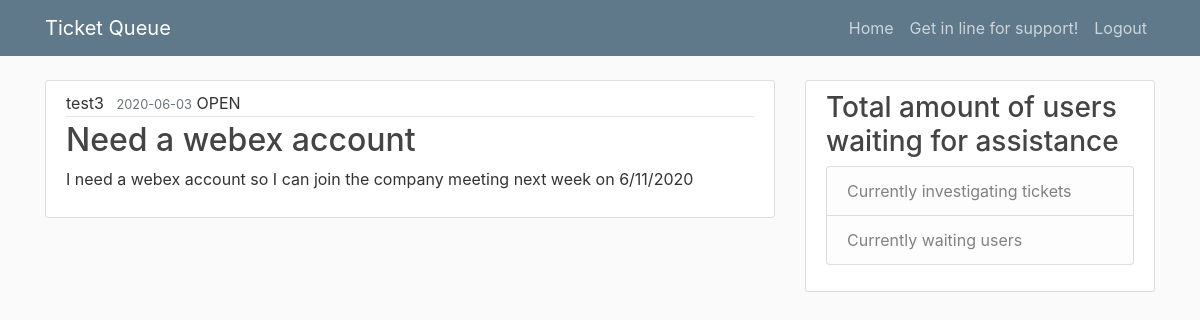
The app's page /user_search_ticket/2 (signed in) with its own data.
### helpdeskqueue/models.py (models this page shows, shortened)
class User(db.Model, UserMixin):
    id = db.Column(db.Integer, primary_key = True)
    username = db.Column(db.String(20), unique = True, nullable = False)
    user_type = db.Column(db.String(20), unique = True, nullable = False)
    email = db.Column(db.String(120), unique = True, nullable = False)
    password = db.Column(db.String(60), nullable = False)
    posts = db.relationship('Post', backref = 'author', lazy = True)

class Post(db.Model):
    id = db.Column(db.Integer, primary_key = True)
    title = db.Column(db.String(100), nullable = False)
    date_posted = db.Column(db.DateTime, nullable = False, default = datetime.utcnow)
    content = db.Column(db.Text, nullable = False)
    category = db.Column(db.Text, nullable = False)
    status = db.Column(db.Text, nullable = False)
    user_id = db.Column(db.Integer, db.ForeignKey('user.id'), nullable = False)
    notes = db.Column(db.String, nullable = True)
    assisted_by = db.Column(db.String, nullable = True)
    def __repr__(self):
        return f"Post('{self.title}','{self.date_posted}, {self.status}')"

### helpdeskqueue/routes.py (the view)
@app.route("/user_search_ticket/<int:post_id>", methods = ['GET', 'POST'])
@login_required
def user_search_ticket(post_id):
    print("##########################################", post_id)
    form = QueueForm()
    post = Post.query.get(post_id)
    print("##############################################################",post)
    return render_template('user_search_ticket.html', post = post, admin = admin, status = status, form = form)

### helpdeskqueue/models.py (called while the page is built)
@login_manager.user_loader
def load_user(user_id):
    return User.query.get(int(user_id))

### helpdeskqueue/templates/user_search_ticket.html
{% extends 'layout.html' %}
{% block content %}
    <article class="media content-section">
        <div class="media-body">
          <div class="article-metadata">
            <a class="mr-2" >{{ post.author.username }}</a>
            <small class="text-muted">{{ post.date_posted.strftime('%Y-%m-%d') }}</small>
            <a class = "uppercase">{{ post.status }}</a>
          </div>
          <h2 class = "article-title">{{ post.title }}</h2>
          <p class= "article-content">{{ post.content }}</p>
        </div>
      </article>
{% endblock content %}

### helpdeskqueue/static/main.css (style rules this page uses)
body { background: #fafafa; color: #333333; margin-top: 5rem; }
h1, h2, h3, h4, h5, h6 { color: #444444; }
.content-section { background: #ffffff; padding: 10px 20px; border: 1px solid #dddddd; border-radius: 3px; margin-bottom: 20px; }
.article-title { color: #444444; }
.article-content { white-space: pre-line; }
.article-metadata { padding-bottom: 1px; margin-bottom: 4px; border-bottom: 1px solid #e3e3e3 }
.uppercase { text-transform: uppercase; }

### records on screen
User: author.username "test3"
Post: date_posted "2020-06-03", status "OPEN", title "Need a webex account", content "I need a webex account so I can join the company meeting next week on 6/11/2020"
